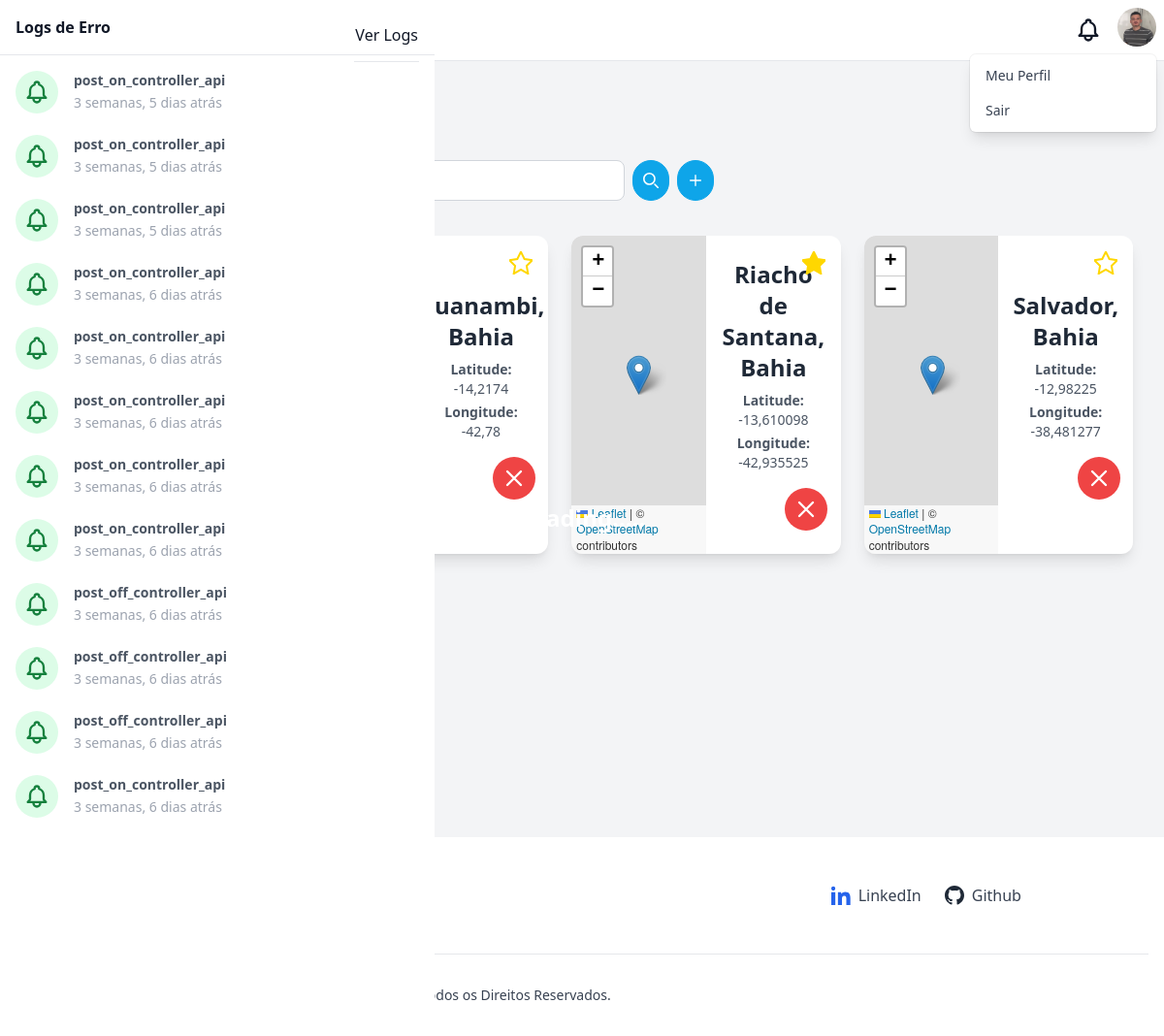
The app's page /geolocations/ (signed in), older data.
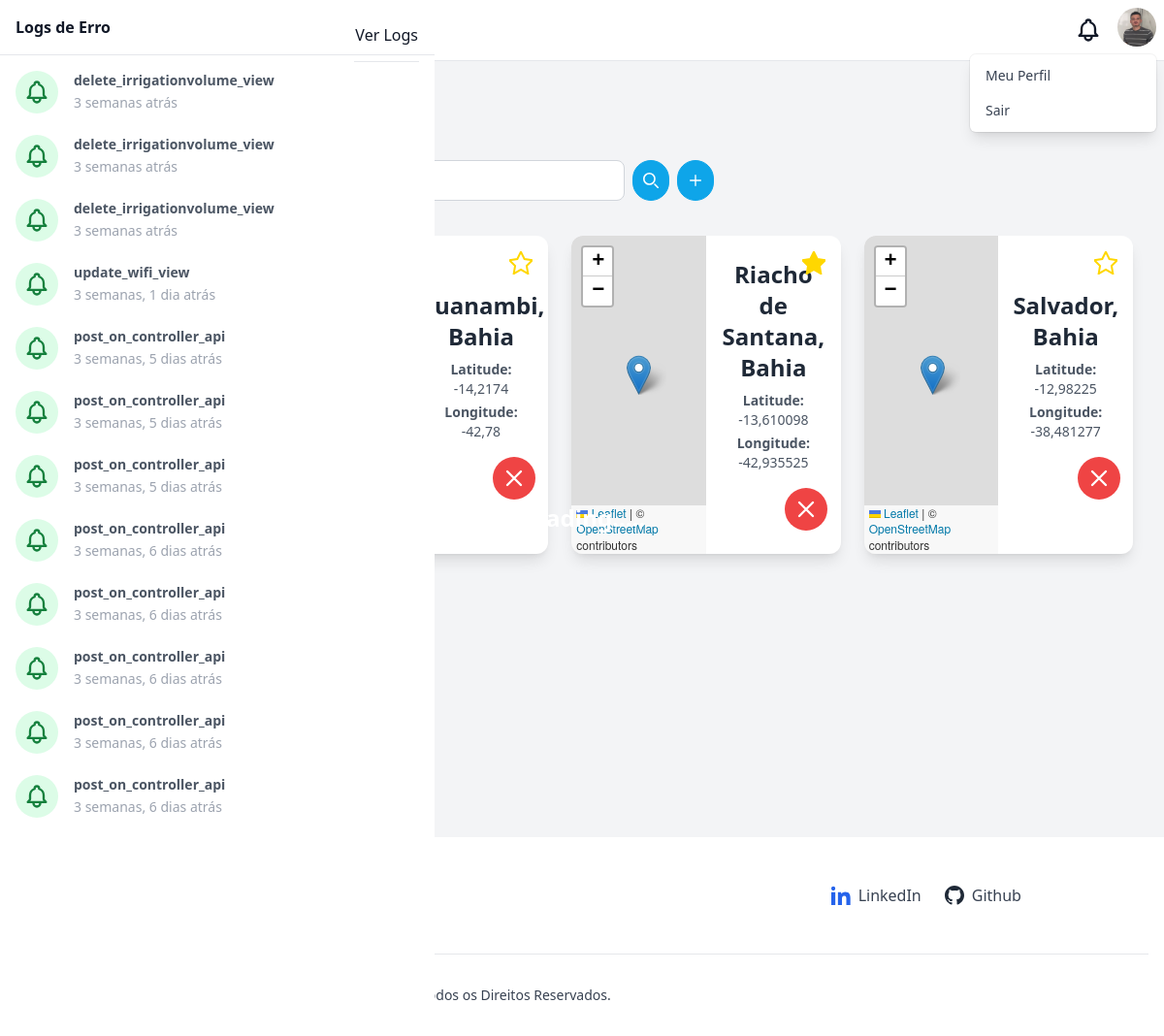
The same page, newer data.
### geolocations/models.py (models this page shows, shortened)
class Geolocation(models.Model):
    city = models.CharField(max_length=255)
    state = models.CharField(max_length=255)
    latitude = models.FloatField()
    longitude = models.FloatField()
    favorite = models.BooleanField(default=False)

### logs/models.py (models this page shows, shortened)
class Log(models.Model):
    reference = models.CharField(max_length=255)
    viewed = models.BooleanField(default=0)
    exception = models.JSONField()
    created_at = models.DateTimeField()

### geolocations/views.py (the view)
# urls.py: path('', views.list, name='culturevegetable_list'),
@login_required(login_url='/auth/login/')
def list(request):
    logs = Log.objects.order_by('-created_at')
    hasUnread = logs.filter(viewed=False).exists()
    logs = logs[:12]
    nameQuery = request.GET.get('name', '')
    formCulturevegetable = CultureVegetableForm()
    geolocations = Geolocation.objects.all()
    if nameQuery:
        geolocations = geolocations.filter(
            Q(city__icontains=nameQuery) | Q(state__icontains=nameQuery)
        )
    paginator = Paginator(geolocations, 12)
    pageNumber = request.GET.get('page')
    pageobj = paginator.get_page(pageNumber)
    return render(request, 'geolocation/list.html', context={
        'user': request.user,
        'logs': logs,
        'page_obj': pageobj,
        'name_query': nameQuery,
        'form_culture_vegetable': formCulturevegetable,
        'has_unread': hasUnread
    })

### templates/geolocation/list.html (shortened to what the changed rows need)
{% extends "base.html" %}
{% load static %}
{% block content %}
<link
  rel="stylesheet"
  href="https://unpkg.com/leaflet@1.9.4/dist/leaflet.css"
/>
<link href="{% static 'css/geolocation/style.css' %}" rel="stylesheet" />
<div class="antialiased font-sans min-h-[800px] bg-gray-100">
  <div class="container mx-auto py-4 px-4 sm:px-8">
    <div class="py-8">
      <h2 class="text-2xl font-semibold leading-tight text-gray-800">
      </h2>
      <div class="grid grid-cols-1 md:grid-cols-3 gap-6 max-w-10xl mx-auto">
        {% if page_obj %}
          {% for location in page_obj %}
            <div
              class="relative bg-white rounded-xl shadow-lg overflow-hidden flex flex-col md:flex-row mb-2"
            >
              <button
                class="absolute top-2 right-2 p-2 rounded-full transition focus:outline-none focus:ring-2 focus:ring-yellow-400"
                onclick="toggleFavorite({{ location.id }})"
                id="star-{{ location.id }}"
              >
                <svg
                  xmlns="http://www.w3.org/2000/svg"
                  class="h-6 w-6"
                  fill="{% if location.favorite %}gold{% else %}none{% endif %}"
                  viewBox="0 0 24 24"
                  stroke="gold"
                  stroke-width="2"
                >
                  <path
                    d="M12 .587l3.668 7.431 8.2 1.193-5.934 5.785
                      1.402 8.168L12 18.896 4.664 23.164
                      6.066 15.0.132 9.211l8.2-1.193z"
                  />
                </svg>
              </button>
              <div
                id="map-{{ forloop.counter }}"
                class="map-instance h-48 md:h-auto md:w-1/2"
                data-lat="{{ location.latitude }}"
                data-lon="{{ location.longitude }}"
              ></div>
              <div
                class="flex flex-col justify-center items-center text-center p-6 md:w-1/2"
              >
                <h3 class="text-2xl font-semibold text-gray-800 mb-2">
                  {{ location.city }}, {{ location.state }}
                </h3>
                <p class="text-gray-600 text-sm mb-1">
                  <strong>Latitude:</strong> {{ location.latitude }}
                </p>
                <p class="text-gray-600 text-sm mb-4">
                  <strong>Longitude:</strong> {{ location.longitude }}
                </p>
                <div class="flex space-x-6">
                  <button
                    title="Editar"
                    class="text-white dark:bg-sky-700 hover:bg-sky-800 transition focus:outline-none focus:ring-4 focus:ring-sky-300 rounded-full p-2"
                    onclick="openEditModal({{ location.id }})"
                  >
                    <svg
                      xmlns="http://www.w3.org/2000/svg"
                      class="h-7 w-7"
                      fill="none"
                      viewBox="0 0 24 24"
                      stroke="currentColor"
                      stroke-width="2"
                    >
                      <path
                        stroke-linecap="round"
                        stroke-linejoin="round"
                        d="M11 4H6a2 2 0 0 0-2 2v12a2 2 0 0 0 2 2h12a2 2 0 0 0 2-2v-5M16.5 7.5l-9 9"
                      />
                    </svg>
                  </button>
                  <button
                    title="Deletar"
                    class="text-white bg-red-500 hover:bg-red-600 transition focus:outline-none focus:ring-4 focus:ring-red-300 rounded-full p-2"
                    onclick="openDeleteGeolocationModal({{ location.id }})"
                  >
                    <svg
                      xmlns="http://www.w3.org/2000/svg"
                      class="h-7 w-7"
                      fill="none"
                      viewBox="0 0 24 24"
                      stroke="currentColor"
                      stroke-width="2"
                    >
                      <path
                        stroke-linecap="round"
                        stroke-linejoin="round"
                        d="M6 18L18 6M6 6l12 12"
                      />
                    </svg>
                  </button>
                </div>
              </div>
            </div>
          {% endfor %}
        {% endif %}
      </div>
    </div>
  </div>
</div>
{% endblock %}

### templates/base.html (shortened to what the changed rows need)
{% load static %}
<!DOCTYPE html>
<html lang="pt-br">
  <head>
    <link href="{% static 'css/style.css' %}" rel="stylesheet" />
    <link href="{% static 'css/base.css' %}" rel="stylesheet" />
    <link rel="stylesheet" href="https://unpkg.com/leaflet@1.9.4/dist/leaflet.css" />
  </head>
  <body>
    <div x-data="setup()" x-init="$refs.loading.classList.add('hidden'); setColors(color);" :class="{ 'dark': isDark}">
      <div class="flex h-screen antialiased text-gray-900 bg-gray-100 dark:bg-dark dark:text-light">
        <div class="flex-1 h-full overflow-x-hidden overflow-y-auto">
        {% block content %}
        {% endblock %}
        </div>
        <section
          x-transition:enter="transition duration-300 ease-in-out transform sm:duration-500"
          x-transition:enter-start="-translate-x-full"
          x-transition:enter-end="translate-x-0"
          x-transition:leave="transition duration-300 ease-in-out transform sm:duration-500"
          x-transition:leave-start="translate-x-0"
          x-transition:leave-end="-translate-x-full"
          x-ref="notificationsPanel"
          x-show="isNotificationsPanelOpen"
          @keydown.escape="isNotificationsPanelOpen = false"
          tabindex="-1"
          aria-labelledby="notificationPanelLabel"
          class="fixed inset-y-0 z-20 w-full max-w-xs bg-white dark:bg-darker dark:text-light sm:max-w-md focus:outline-none"
        >
          <div class="flex flex-col h-screen" x-data="{ activeTabe: 'action' }">
            <div class="flex-shrink-0">
              <div class="flex items-center justify-between px-4 pt-4 border-b dark:border-primary-darker">
                <h2 id="notificationPanelLabel" class="pb-4 font-semibold">Logs de Erro</h2>
              </div>
            </div>
            <div class="flex-1 pt-4 overflow-y-hidden hover:overflow-y-auto">
              {% if logs %}
                <div class="space-y-4" x-show.transition.in="activeTabe == 'action'">
                  {% for log in logs %}
                    <a href="/logs/{{log.id}}/get/"
                      class="block hover:bg-gray-100 dark:hover:bg-gray-200 rounded transition-colors duration-150">
                      <div class="flex px-4 space-x-4">
                        <div class="relative flex-shrink-0">
                          <span class="inline-block p-2 overflow-visible rounded-full
                            {% if log.viewed %}
                              bg-green-100 text-green-700
                            {% else %}
                              bg-yellow-100 text-yellow-700
                            {% endif %}">
                          </span>
                          <div class="absolute h-24 p-px -mt-3 -ml-px bg-primary-50 left-1/2 dark:bg-primary-darker"></div>
                        </div>
                        <div class="flex-1 overflow-hidden">
                          <h5 class="text-sm font-semibold text-gray-600 dark:text-light">
                            {{ log.reference }}
                          </h5>
                          <span class="text-sm font-normal text-gray-400 dark:text-primary-light">
                            {{ log.created_at|timesince }} atrás
                          </span>
                        </div>
                      </div>
                    </a>
                  {% endfor %}
                </div>
              {% endif %}
            </div>
          </div>
      </div>
    </div>
  </body>
</html>

Row changes from the older to the newer data that the page shows:
no longer on this page (row unchanged): Log: reference "post_off_controller_api", created_at "3 semanas, 6 dias"
no longer on this page (row unchanged): Log: reference "post_off_controller_api", created_at "3 semanas, 6 dias"
no longer on this page (row unchanged): Log: reference "post_off_controller_api", created_at "3 semanas, 6 dias"
no longer on this page (row unchanged): Log: reference "post_on_controller_api", created_at "3 semanas, 6 dias"
added Log: reference "delete_irrigationvolume_view", created_at "3 semanas"
added Log: reference "delete_irrigationvolume_view", created_at "3 semanas"
added Log: reference "delete_irrigationvolume_view", created_at "3 semanas"
added Log: reference "update_wifi_view", created_at "3 semanas, 1 dia"
